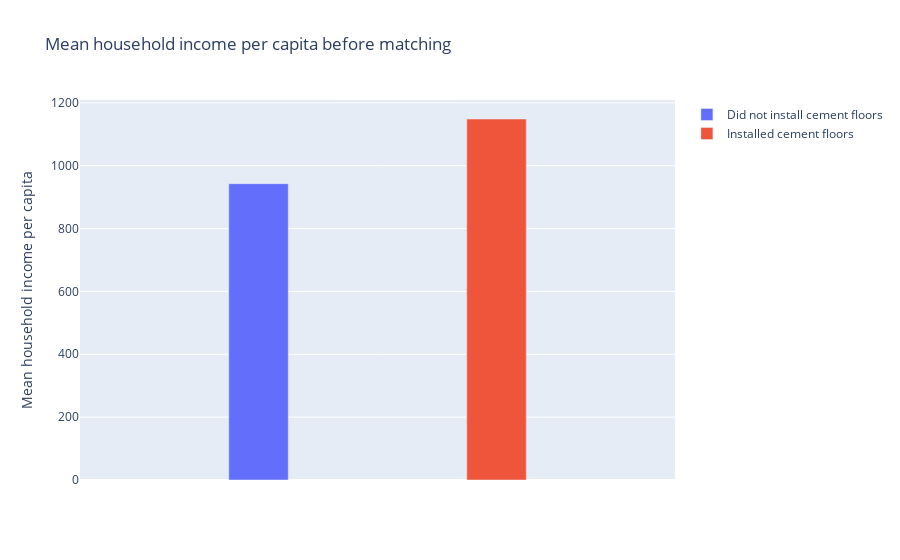

Here is the notebook cell this chart was saved with:
### Code cell
durango_mean_income = durango.groupby('S_instcement').agg('mean').reset_index()[['S_incomepc']]

fig = go.Figure(data=[
    go.Bar(name='Did not install cement floors', y=durango_mean_income.loc[0], width=[0.1]),
    go.Bar(name='Installed cement floors', y=durango_mean_income.loc[1], width=[0.1])
])

fig.update_layout(
        title_text = 'Mean household income per capita before matching',
        showlegend = True)
fig.update_layout(barmode='group')
fig.update_xaxes(showticklabels=False)
fig.update_yaxes(title_text='Mean household income per capita')
fig.show()

# Save plot in html file
fig.write_html('figures/income_before_matching.html', include_plotlyjs='cdn')

### Figure 1 — Plotly figure (JSON) as saved in the notebook; plotly's stock layout.template omitted (floating-point values rounded to 4 significant figures)
{"data": [{"name": "Did not install cement floors", "type": "bar", "width": [0.1], "y": [942.9]}, {"name": "Installed cement floors", "type": "bar", "width": [0.1], "y": [1149.0]}], "layout": {"barmode": "group", "showlegend": true, "title": {"text": "Mean household income per capita before matching"}, "xaxis": {"showticklabels": false}, "yaxis": {"title": {"text": "Mean household income per capita"}}}}
